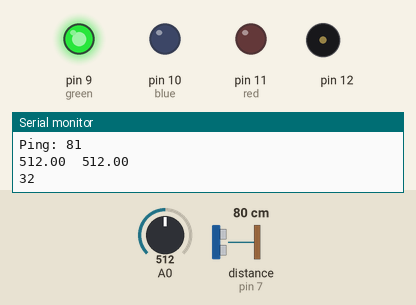
Simulated run of this sketch. Board: Arduino Uno, built with avr-gcc and run on an emulated ATmega328P. On the bench: output pins drawn as LEDs (lit = HIGH), buzzer (waves = sounding), the last lines printed to the serial monitor. The test bench sets the inputs (shaded band); at power-on: distance to the obstacle (sensor on pin 7) 80 cm, A0 = 512. The echo pulse lasts 58.3 µs per cm.

Above: at 1.01 s.
1.5 s: distance to the obstacle (sensor on pin 7) set to 191 cm
4.6 s: distance to the obstacle (sensor on pin 7) set to 200 cm
At 6.3 s:
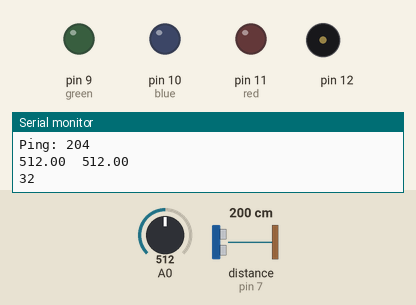
6.6 s: distance to the obstacle (sensor on pin 7) set to 2 cm
At 7.19 s:
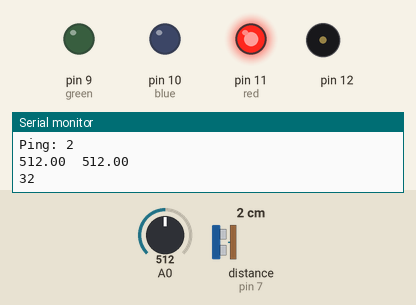
9.7 s: distance to the obstacle (sensor on pin 7) set to 29 cm
12.8 s: distance to the obstacle (sensor on pin 7) set to 35 cm
At 13.28 s:
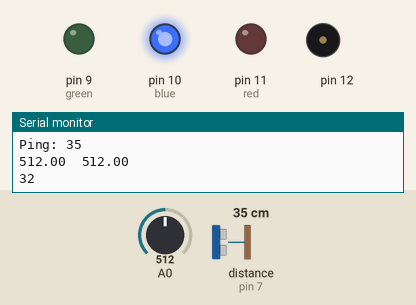
15.9 s: distance to the obstacle (sensor on pin 7) set to 4 cm
At 16.33 s:
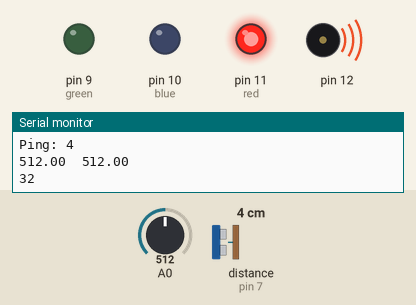
Timing chart, 0 to 20.0 s (numbered marks = the images above; inputs shaded):
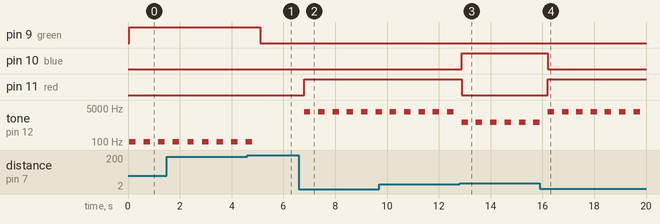

Measured:
- the behaviour switches between 195 and 196 cm on distance to the obstacle (sensor on pin 7) (found by bisection; images 0 and 1)
- the behaviour switches between 32 and 33 cm on distance to the obstacle (sensor on pin 7) (found by bisection; images 2 and 3)
- after the input at 4.6 s, pin 9 (green): HIGH → LOW after 0.52 s; tone on pin 12: goes on until 4.8 s, then stays silent
- after the input at 6.6 s, pin 11 (red): LOW → HIGH after 0.20 s; tone on pin 12: alternates 3322 Hz for 0.25 s and silent for 0.30 s, starting after 0.20 s
- after the input at 12.8 s, pin 10 (blue): LOW → HIGH after 0.08 s; pin 11 (red): HIGH → LOW after 0.08 s
- after the input at 15.9 s, pin 10 (blue): HIGH → LOW after 0.31 s; pin 11 (red): LOW → HIGH after 0.31 s
- by itself, tone on pin 12: alternates 104 Hz for 0.25 s and silent for 0.31 s

The sketch:

Workshop_Day5_Car_Backup_Collision_System.ino
```cpp
#include <NewTone.h>
#include <NewPing.h>
#include <Smoothed.h>

//PLacement of pins on Arduino
int trigPin = 8;
int echoPin = 7;
int maxDistance = 4000;

long int distance;

int red = 11;
int blue = 10;
int green = 9;

int piezo = 12;
int potKnob = A0;

//Declare sonar variable from NewPing library
NewPing sonar(trigPin, echoPin, maxDistance);
//Declare myPot library from Smoothed library
Smoothed <int> myPot;

void setup() {
Serial.begin(9600);
//Smoothed library initiates
myPot.begin(SMOOTHED_AVERAGE, 10);

//Set pin modes
pinMode(7, INPUT);
for(int i = 8; i < 13; i++){
  pinMode(i, OUTPUT);
  }
}

void loop() {
  //Ultrasonic Sensor library NewPing
  delay(50);
  int distance = sonar.ping_cm();
  Serial.print("Ping: ");
  Serial.println(distance);

  //Smoothed Library
  float realSensorValue = analogRead(A0);
  myPot.add(realSensorValue);
  float smoothedSensorValue = myPot.get();
  Serial.print(realSensorValue);
  Serial.print("\t");
  Serial.println(smoothedSensorValue);

  //Use pot to set min distance at which Sensor buzzes
  int minDist = map(smoothedSensorValue, 0, 1023, 20, 45);
  Serial.println(minDist);

  if (distance <= minDist){
    digitalWrite(red, HIGH);
    digitalWrite(blue, LOW);
    digitalWrite(green, LOW);
    NewTone(piezo, 3322, 250);
    }
  if (distance >= 80){
    digitalWrite(green, HIGH);
    digitalWrite(red, LOW);
    digitalWrite(blue, LOW);
    NewTone(piezo, 104, 250);
    }
  if (distance > minDist && distance < 80){
    digitalWrite(blue, HIGH);
    digitalWrite(red, LOW);
    digitalWrite(green, LOW);
    NewTone(piezo, 998, 250);
    }
  if (distance >= 200 || distance <=0){
    digitalWrite(blue, LOW);
    digitalWrite(red, LOW);
    digitalWrite(green, LOW);
    noNewTone(piezo);
    //NewTone(piezo, 50, 250);
    }
  delay(500);
}
```
